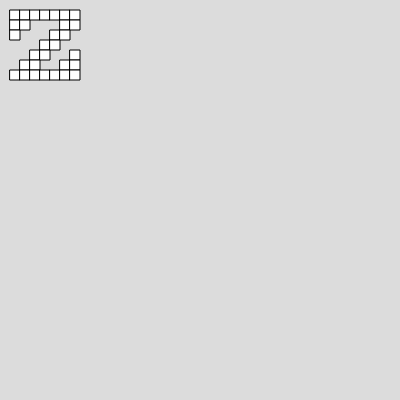
Frame 1 (no input)
Frame 60 (no input): identical to frame 1, image omitted
Frame 120 (the mouse pressed at the canvas centre since frame 60): identical to frame 1, image omitted

The p5.js sketch that drew this single still picture (run headless with seeded random() and noise() and a simulated clock; from frame 60 on, the mouse is pressed at the canvas centre):

// p5.js sketch
// ── sketch.js
function setup() {
  createCanvas(400, 400);
  // draw_char('A');
}

function draw() {
  background(220);
  draw_char('Z', 10, 10);
}

const a_len = 10;

function draw_char(a_char, a_init_x, a_init_y) {
  const char_index = a_char.charCodeAt(0) - 'A'.charCodeAt(0);
  const a_bytes = font8x8[char_index];
  // print('a_bytes', a_bytes);
  let a_y = a_init_y;
  for (const a_byte of a_bytes) {
    print('a_byte', a_byte);
    for (let a_x = 0; a_x < 8; a_x += 1) {
      if (a_byte & (1 << a_x)) {
        rect(a_init_x + (a_x * a_len), a_y, a_len, a_len);
      }
    }
    a_y += a_len;
  }
}

// https://developer.mozilla.org/en-US/docs/Web/JavaScript/Reference/Global_Objects/String/charCodeAt

// https://github.com/jht1900/font8x8/blob/master/font8x8_basic.h

const font8x8 = [
  [0x0c, 0x1e, 0x33, 0x33, 0x3f, 0x33, 0x33, 0x00], // U+0041 (A)
  [0x3f, 0x66, 0x66, 0x3e, 0x66, 0x66, 0x3f, 0x00], // U+0042 (B)
  [0x3c, 0x66, 0x03, 0x03, 0x03, 0x66, 0x3c, 0x00], // U+0043 (C)
  [0x1f, 0x36, 0x66, 0x66, 0x66, 0x36, 0x1f, 0x00], // U+0044 (D)
  [0x7f, 0x46, 0x16, 0x1e, 0x16, 0x46, 0x7f, 0x00], // U+0045 (E)
  [0x7f, 0x46, 0x16, 0x1e, 0x16, 0x06, 0x0f, 0x00], // U+0046 (F)
  [0x3c, 0x66, 0x03, 0x03, 0x73, 0x66, 0x7c, 0x00], // U+0047 (G)
  [0x33, 0x33, 0x33, 0x3f, 0x33, 0x33, 0x33, 0x00], // U+0048 (H)
  [0x1e, 0x0c, 0x0c, 0x0c, 0x0c, 0x0c, 0x1e, 0x00], // U+0049 (I)
  [0x78, 0x30, 0x30, 0x30, 0x33, 0x33, 0x1e, 0x00], // U+004A (J)
  [0x67, 0x66, 0x36, 0x1e, 0x36, 0x66, 0x67, 0x00], // U+004B (K)
  [0x0f, 0x06, 0x06, 0x06, 0x46, 0x66, 0x7f, 0x00], // U+004C (L)
  [0x63, 0x77, 0x7f, 0x7f, 0x6b, 0x63, 0x63, 0x00], // U+004D (M)
  [0x63, 0x67, 0x6f, 0x7b, 0x73, 0x63, 0x63, 0x00], // U+004E (N)
  [0x1c, 0x36, 0x63, 0x63, 0x63, 0x36, 0x1c, 0x00], // U+004F (O)
  [0x3f, 0x66, 0x66, 0x3e, 0x06, 0x06, 0x0f, 0x00], // U+0050 (P)
  [0x1e, 0x33, 0x33, 0x33, 0x3b, 0x1e, 0x38, 0x00], // U+0051 (Q)
  [0x3f, 0x66, 0x66, 0x3e, 0x36, 0x66, 0x67, 0x00], // U+0052 (R)
  [0x1e, 0x33, 0x07, 0x0e, 0x38, 0x33, 0x1e, 0x00], // U+0053 (S)
  [0x3f, 0x2d, 0x0c, 0x0c, 0x0c, 0x0c, 0x1e, 0x00], // U+0054 (T)
  [0x33, 0x33, 0x33, 0x33, 0x33, 0x33, 0x3f, 0x00], // U+0055 (U)
  [0x33, 0x33, 0x33, 0x33, 0x33, 0x1e, 0x0c, 0x00], // U+0056 (V)
  [0x63, 0x63, 0x63, 0x6b, 0x7f, 0x77, 0x63, 0x00], // U+0057 (W)
  [0x63, 0x63, 0x36, 0x1c, 0x1c, 0x36, 0x63, 0x00], // U+0058 (X)
  [0x33, 0x33, 0x33, 0x1e, 0x0c, 0x0c, 0x1e, 0x00], // U+0059 (Y)
  [0x7f, 0x63, 0x31, 0x18, 0x4c, 0x66, 0x7f, 0x00], // U+005A (Z)
];
